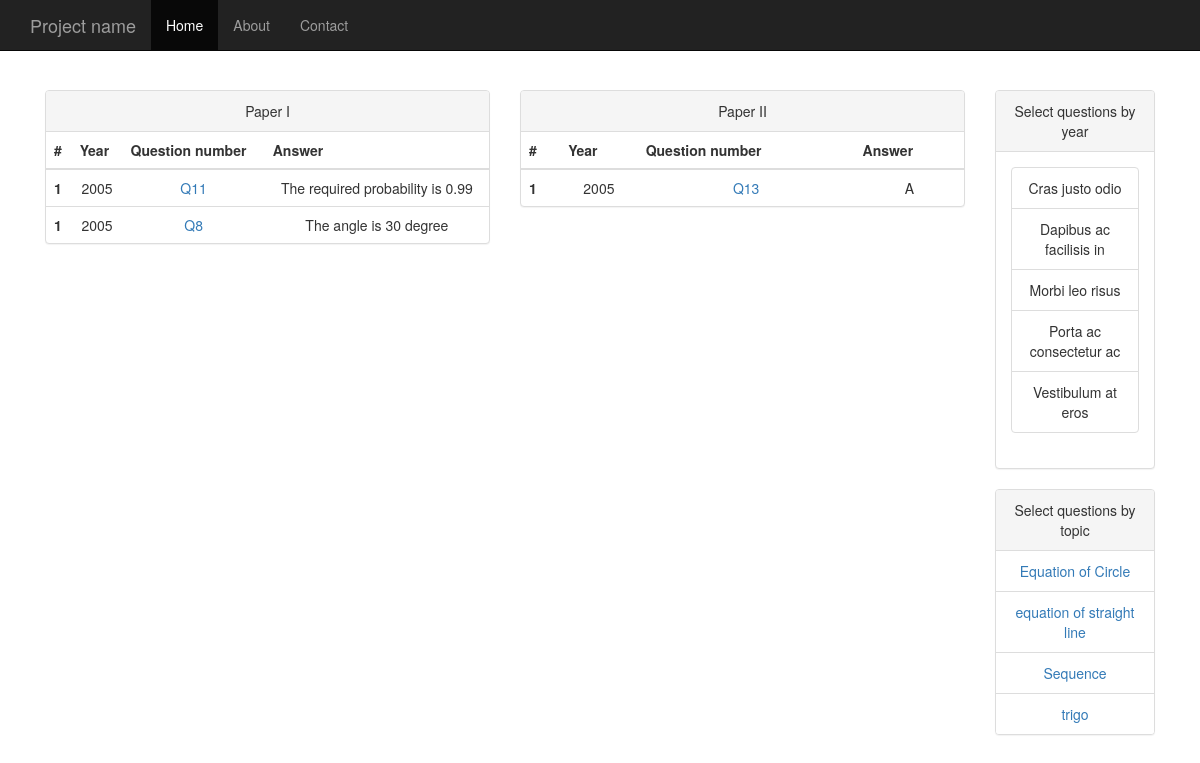
The page / on the database its author committed.
### tables this page shows
CREATE TABLE IF NOT EXISTS `questions` (
`id` int(11) NOT NULL,
  `year` int(255) NOT NULL,
  `number` varchar(255) NOT NULL,
  `answer` text NOT NULL,
  `paper` varchar(255) NOT NULL,
  `youtube` text NOT NULL,
  `date_add` timestamp NOT NULL DEFAULT CURRENT_TIMESTAMP
);

CREATE TABLE IF NOT EXISTS `topics` (
`id` int(11) NOT NULL,
  `name` varchar(255) NOT NULL
);

### libraries/Database.php (called while the page is built, shortened)
<?php
class Database{
	public $host = DB_HOST;
	public $username = DB_USER;
	public $password = DB_PASS;
	public $db_name = DB_NAME;
	public $link;
	public function connect(){
		$this->link = new mysqli($this->host, $this->username, $this->password, $this->db_name);
	}
	public function select($query){
		$result = $this->link->query($query) or die($this->link->error.__LINE__);
		if($result->num_rows >0){
			return $result;
		}else{
			return false;
		}
	}
}
?>

### index.php (the view, shortened to what this page needs)
<?php include 'libraries/Database.php';?>
<?php
	$id = $_GET['id'];
	$db = new Database();
	if ($id){
		$query = "SELECT * FROM questions";
		$paper1 = $db->select($query);
		$paper2 = $db->select($query);
	}else {
		$query = "SELECT * FROM questions WHERE paper = 1";
		$paper1 = $db->select($query);
		$query = "SELECT * FROM questions WHERE paper = 2";
		$paper2 = $db->select($query);
	}
	$query = "SELECT * FROM topics ORDER by name";
	$topics = $db->select($query);
?>
<!DOCTYPE html>
<html lang="en">
  <head>
    <link href="css/bootstrap.css" rel="stylesheet">
    <link href="css/custom.css" rel="stylesheet">
  </head>
  <body>
    <nav class="navbar navbar-inverse navbar-fixed-top">
      <div class="container">
        <div class="navbar-header">
          <a class="navbar-brand" href="#">Project name</a>
        </div>
        <div id="navbar" class="collapse navbar-collapse">
          <ul class="nav navbar-nav">
            <li class="active"><a href="#">Home</a></li>
            <li><a href="#about">About</a></li>
            <li><a href="#contact">Contact</a></li>
          </ul>
        </div>
      </div>
    </nav>
    <div class="container">
 <div class = "questiontable col-md-5"  >
<div class="panel panel-default">
  <div class="panel-heading">Paper I </div>
 <table class="table">
       <?php if ($paper1):?>
        <thead>
          <tr>
            <th>#</th>
            <th>Year</th>
            <th>Question number</th>
            <th>Answer</th>
          </tr>
        </thead>
        <tbody>
    <?php while($row = $paper1->fetch_assoc()) :?>
          <tr>
            <th scope="row">1</th>
            <td><?php echo $row['year']?></td>
            <td><a href="#">Q<?php echo $row['number']?></a></td>
            <td><?php  echo $row['answer']?></td>
          </tr>
     <?php endwhile;?>
 <?php else:?>
  There are no requested question yet
 <?php endif;?>
        </tbody>
      </table>
</div>
</div>
<div class = "questiontable col-md-5"  >
<div class="panel panel-default">
  <div class="panel-heading">Paper II </div>
 <table class="table">
       <?php if ($paper2):?>
        <thead>
          <tr>
            <th>#</th>
            <th>Year</th>
            <th>Question number</th>
            <th>Answer</th>
          </tr>
        </thead>
        <tbody>
    <?php while($row = $paper2->fetch_assoc()) :?>
          <tr>
            <th scope="row">1</th>
            <td><?php echo $row['year']?></td>
            <td><a href="#">Q<?php echo $row['number']?></a></td>
            <td><?php  echo $row['answer']?></td>
          </tr>
     <?php endwhile;?>
 <?php else:?>
  There are no requested question yet
 <?php endif;?>
        </tbody>
      </table>
</div>
</div>
<div class="sidebar col-md-2" >
<div class="panel panel-default">
  <div class="panel-heading">Select questions by year</div>
  <div class="panel-body">
  <ul class="list-group">
  <li class="list-group-item">Cras justo odio</li>
  <li class="list-group-item">Dapibus ac facilisis in</li>
  <li class="list-group-item">Morbi leo risus</li>
  <li class="list-group-item">Porta ac consectetur ac</li>
  <li class="list-group-item">Vestibulum at eros</li>
</ul>
  </div>
</div>
<div class="panel panel-default">
  <div class="panel-heading">Select questions by topic</div>
   <ul class="list-group">
   <?php if($topics):?>
   <?php while ($row = $topics->fetch_assoc()):?>
  <li class="list-group-item"><a href="#"><?php echo $row['name']?></a></li>
  <?php endwhile;?>
  <?php else:?>
  <p> Sorry, there is no topics available </p>
  <?php endif;?>
</ul>
</div>
</div>
    </div>
  </body>
</html>

### css/custom.css (style rules this page uses)
body { padding-top: 50px; }
.questiontable, .sidebar { padding: 40px 15px; text-align: center; }
.sidebar { float:right; }

### rows shown on the page
questions: year "2005", number "11", answer "The required probability is 0.99"
questions: year "2005", number "8", answer "The angle is 30 degree"
questions: year "2005", number "13", answer "A"
topics: name "Equation of Circle"
topics: name "equation of straight line"
topics: name "Sequence"
topics: name "trigo"
